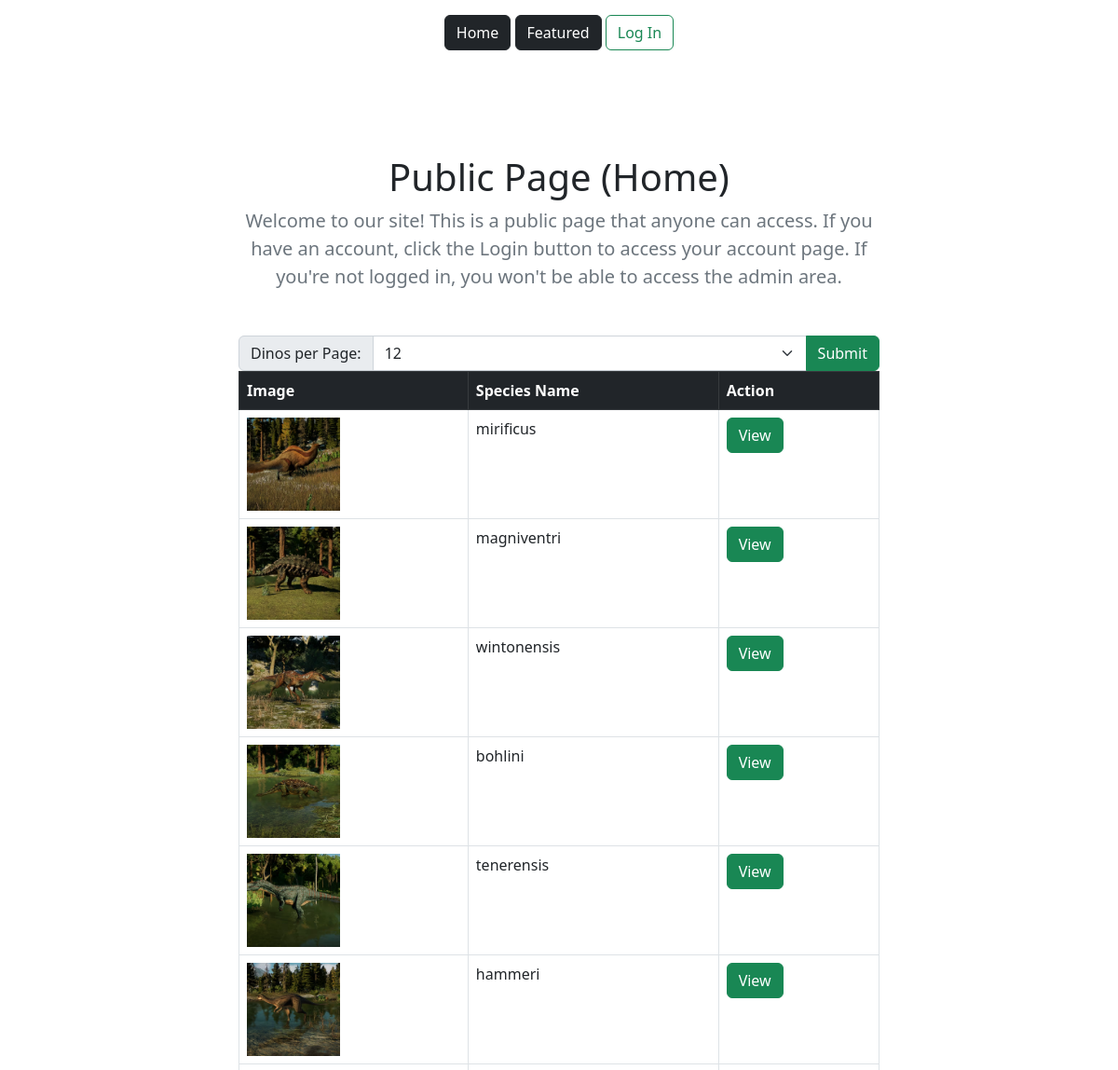
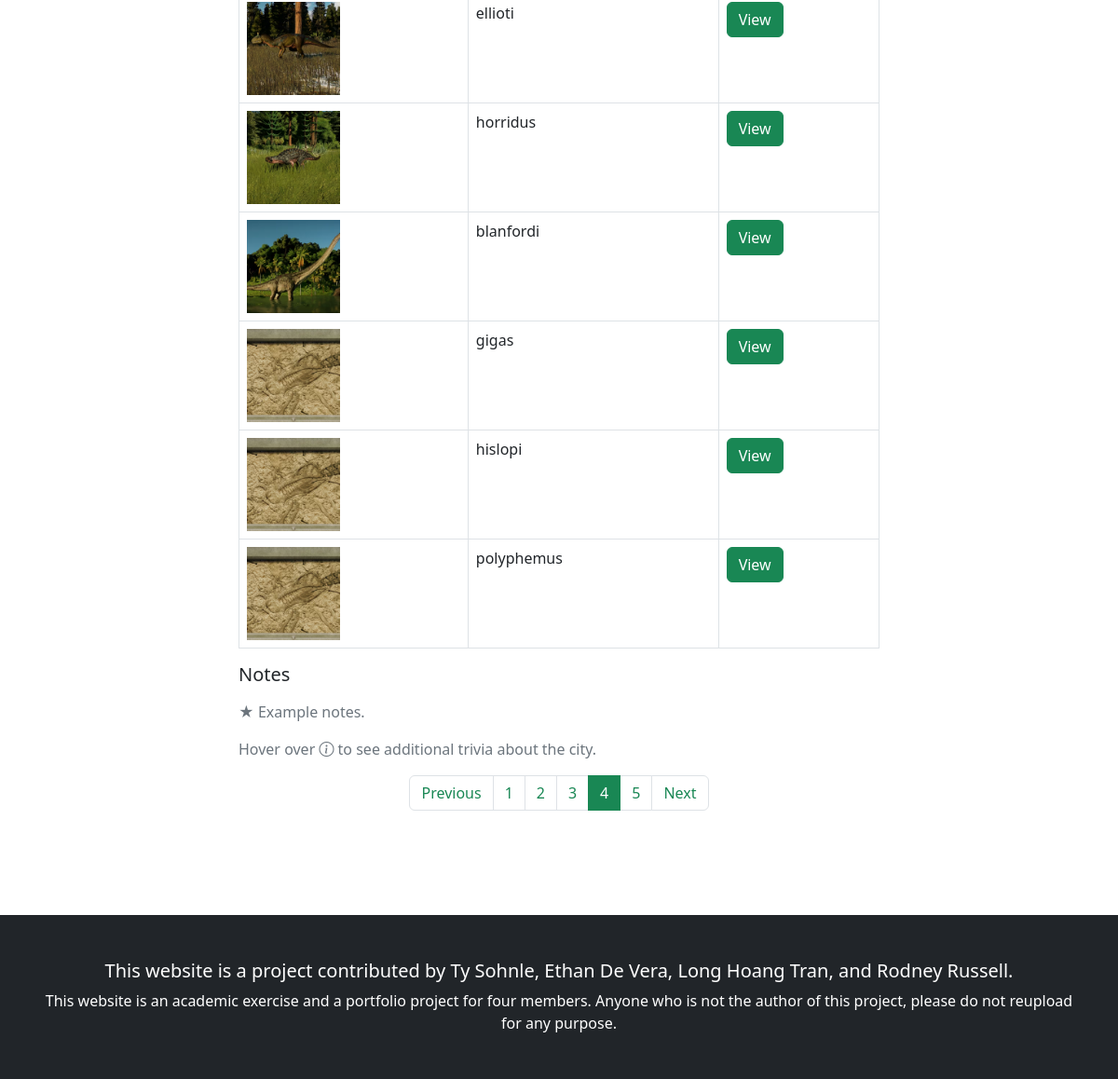
The page /index.php?page=4&number-of-results=12 on the database its author committed (2 pictures, top to bottom).
### tables this page shows
CREATE TABLE `dinobase` (
    `id` INT AUTO_INCREMENT NOT NULL PRIMARY KEY,
    `genus_name` VARCHAR(100) NULL,
    `species_name` VARCHAR(100) NOT NULL,
    `status` ENUM('Valid', 'Nomen Nudum', 'Nomen Dubium', 'Rejected') NOT NULL,
    `year` INT NOT NULL,
    `size` DECIMAL(7,2) UNSIGNED NULL,
    `weight` DECIMAL(15,1) UNSIGNED NULL,
    `continent` INT NOT NULL CHECK (continent > 0 AND continent < 8),
    `country` VARCHAR(50) NOT NULL,
    `time_period` ENUM('Early Triassic', 'Late Triassic', 'Early Jurassic', 'Late Jurassic', 'Early Cretaceous', 'Late Cretaceous') NULL,
    `description` TEXT NOT NULL,
    `type` ENUM('Terrestrial','Avian','Aquatic') NULL,
    `is_alive` BOOLEAN NOT NULL,
    `url` VARCHAR(200) NOT NULL,
    `user_id` INT NULL,
    FOREIGN KEY (user_id) REFERENCES group_1_catalogue_admin(account_id)
);

### public/index.php (the view, shortened to what this page needs)
<?php
include 'includes/header.php';
$per_page = $_POST['number-of-results'] ?? $_GET['number-of-results'] ?? 12;
$total_count = count_records();
$total_pages = ceil($total_count / $per_page);
$current_page = (int) ($_GET['page'] ?? 1);
$offset = $per_page * ($current_page - 1);
?>
<form action="<?= htmlspecialchars($_SERVER['PHP_SELF']); ?>" method="POST">
    <div class="input-group">
        <label for="number-of-results" class="input-group-text">Dinos per Page:</label>
        <select name="number-of-results" id="number-of-results" class="form-select" aria-label="Dinos per page">
            <?php foreach ([12, 24, 48] as $value): ?>
                <option value="<?= $value; ?>" <?= ($per_page == $value) ? 'selected' : ''; ?>><?= $value; ?></option>
            <?php endforeach; ?>
        </select>
        <input type="submit" name="submit-page-number" id="submit-page-number" value="Submit" class="btn btn-success">
    </div>
</form>
<?php
$result = find_records($per_page, $offset);
if ($connection->error): ?>
    <p>Oh no! There was an issue retrieving the data.</p>
<?php elseif ($result->num_rows > 0): ?>
    <?php
    $user_fav_ids = [];
    echo generate_table($result->fetch_all(MYSQLI_ASSOC), function ($row) use ($user_fav_ids) {
        $view = '<a href="view.php?id=' . $row['id'] . '" class="btn btn-success me-1">View</a>';
        $edit = '';
        $fav_button = '';
        if (isset($_SESSION['user_id'])) {
            if ($row['user_id'] == $_SESSION['user_id']) {
                $edit = '<a href="edit.php" class="btn btn-primary me-1">My Dinosaurs</a>';
            }
            $action = in_array($row['id'], $user_fav_ids) ? 'remove' : 'add';
            $label = $action === 'add' ? '<i class="bi bi-heart"></i>' : '<i class="bi bi-heart-fill"></i>';
            $fav_button = '<form method="POST" action="favourites.php" style="display:inline">'
                . '<input type="hidden" name="dino_id" value="' . $row['id'] . '">'
                . '<input type="hidden" name="action" value="' . $action . '">'
                . '<button class="btn btn-outline-primary" type="submit">' . $label . '</button>'
                . '</form>';
        }
        return $view . $edit . $fav_button;
    }); ?>
    <nav aria-label="Page Number">
        <ul class="pagination justify-content-center">
            <?php if ($current_page > 1): ?>
                <li class="page-item">
                    <a href="index.php?page=<?= $current_page - 1; ?>&number-of-results=<?= $per_page; ?>"
                        class="page-link link-success">Previous</a>
                </li>
            <?php endif; ?>
            <?php
            for ($i = 1; $i <= $total_pages; $i++) {
                    if (!$gap): ?>
                    <?php endif;
                if ($current_page == $i): ?>
                    <li class="page-item bg-success active">
                        <a href="#" class="page-link bg-success link-white border border-success"><?= $i; ?></a>
                    </li>
                <?php else: ?>
                    <li class="page-item">
                        <a href="index.php?page=<?= $i; ?>&number-of-results=<?= $per_page; ?>"
                            class="page-link link-success"><?= $i; ?></a>
                    </li>
                <?php endif;
            }
            ?>
            <?php if ($current_page < $total_pages): ?>
                <li class="page-item">
                    <a href="index.php?page=<?= $current_page + 1; ?>&number-of-results=<?= $per_page; ?>"
                        class="page-link link-success">Next</a>
                </li>
            <?php endif; ?>
        </ul>
    </nav>
<?php endif;
include 'includes/footer.php'; ?>

### private/functions.php (shortened to what this page needs)
<?php
function count_records()
{
    global $connection;
    $sql = "SELECT COUNT(*) FROM dinobase;";
    $results = mysqli_query($connection, $sql);
    $fetch = mysqli_fetch_row($results);
    return $fetch[0];
}
function find_records($limit = 12, $offset = 0)
{
    global $connection;
    $sql = "SELECT * FROM dinobase";
    if ($limit > 0) {
        $sql .= " LIMIT ?";
        if ($offset > 0) {
            $sql .= " OFFSET ?";
            $statement = $connection->prepare($sql);
            $statement->bind_param("ii", $limit, $offset);
        } else {
            $statement = $connection->prepare($sql);
            $statement->bind_param("i", $limit);
        }
    }
    $statement->execute();
    return $statement->get_result();
}
function generate_table($dinos, $button_callback = null)
{
    if (count($dinos) > 0) {
        echo "<table class=\"table table-bordered table-hover\"> \n
              <thead> \n
              <tr class=\"table-dark\"> \n
              <th scope=\"col\">Image</th> \n
              <th scope=\"col\">Species Name</th> \n";
        if ($button_callback != null) {
            echo "<th scope=\"col\">Action</th> \n";
        }
        echo "</tr> \n
              </thead> \n
              <tbody> \n";
        foreach ($dinos as $dino) {
            extract($dino);
            echo "<tr> \n
                  <td>
                    <img src=\"../data/img/thumbs/$url\" alt=\"$genus_name thumbnail\"style=\"max-width: 100px; height: auto;\">
                  </td> \n
                  <td>$species_name</td> \n
                  ";
            if ($button_callback != null) {
                $buttons = call_user_func($button_callback, $dino);
                echo "<td>$buttons</td> \n";
            }
            echo "</tr> \n";
        }
        echo "</tbody> \n
              </table> \n
              <aside> \n
              <h3 class=\"fs-5 fw-normal\">Notes</h3> \n
              <p class=\"text-muted my-3\">&starf; Example notes.</p> \n
              <p class=\"text-muted my-3\">Hover over <i class=\"bi bi-info-circle\" data-bs-toggle=\"tooltip\" title=\"I'm a tooltip!\"></i> to see additional trivia about the city.</p> \n
              </aside> \n";
    } else {
        echo "<h2 class=\"fw-light\">Oh no!</h2>";
        echo "<p>We're sorry, but we weren't able to find anything.</p>";
    }
}

### rows shown on the page
dinobase: url (picture), species_name "mirificus"
dinobase: url (picture), species_name "magniventri"
dinobase: url (picture), species_name "wintonensis"
dinobase: url (picture), species_name "bohlini"
dinobase: url (picture), species_name "tenerensis"
dinobase: url (picture), species_name "hammeri"
dinobase: url (picture), species_name "ellioti"
dinobase: url (picture), species_name "horridus"
dinobase: url (picture), species_name "blanfordi"
dinobase: url (placeholder picture), species_name "gigas"
dinobase: url (placeholder picture), species_name "hislopi"
dinobase: url (placeholder picture), species_name "polyphemus"

### other values the page prints
$title "Public Page (Home)"
form field number-of-results "12"
